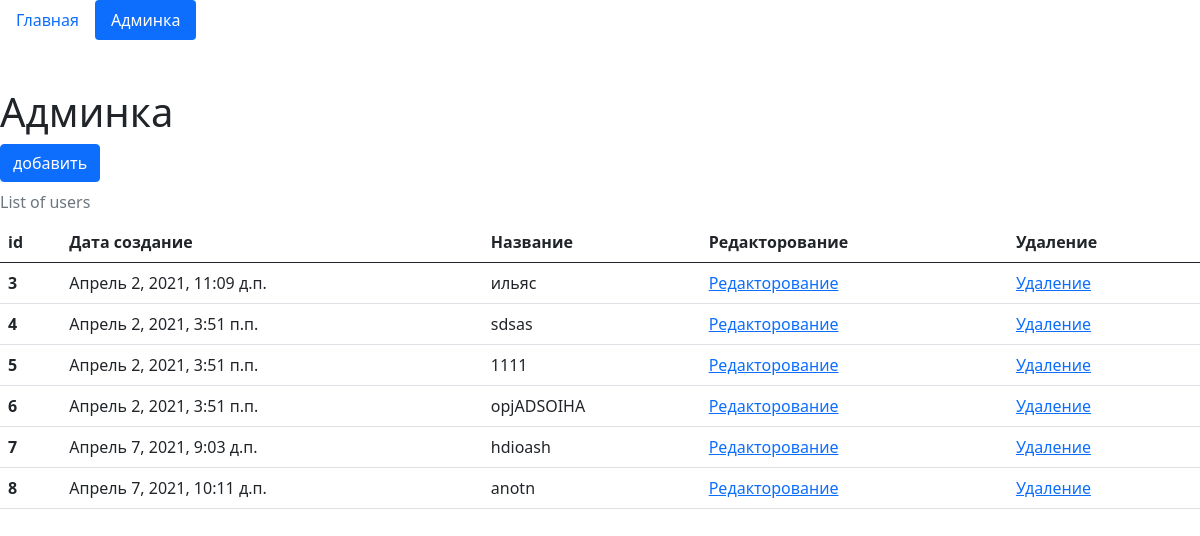
The app's page /edit-page, older data.
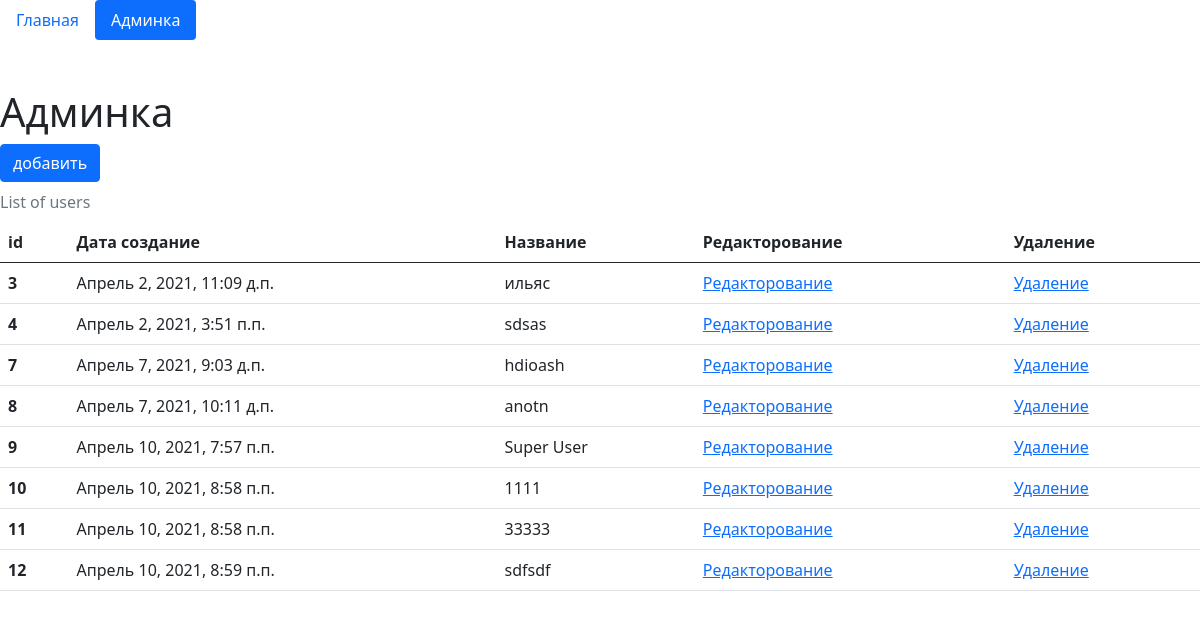
The same page, newer data.
### main/models.py (models this page shows, shortened)
class Material(models.Model):
    name = models.CharField(max_length=250)
    text = models.TextField()
    create_date = models.DateTimeField(auto_now=True)

### main/views.py (the view)
# urls.py: path('edit-page', views.edit_page, name='edit_page'),
def edit_page(request):
    if request.method == 'POST':
        form = ArticleForm(request.POST)
        if form.is_valid():
            form.save()
    template = 'edit_page.html'
    context = {
        'list_material': Material.objects.all(),
        'form': ArticleForm(),
    }
    return render(request, template, context)

### main/templates/edit_page.html (shortened to what this page needs)
{% extends "index.html" %}
    {% block content %}
    <h1 class="mt-5">Админка</h1>
<button type="button" class="btn btn-primary" data-bs-toggle="modal" data-bs-target="#exampleModal">
  добавить
</button>
    {% if update %}
    <p>Страница редактирования</p>
    <p><a href="{% url 'edit_page' %}"> Вернутся назад</a></p>
    <form id="update_data" method="POST">
      {% csrf_token %}
      {{form}}
    <button form="update_data" type="submit" class="btn btn-primary">Обновить</button>
    </form>
    {% else %}
    <table class="table caption-top">
        <caption>List of users</caption>
        <thead>
          <tr>
            <th scope="col">id</th>
            <th scope="col">Дата создание</th>
            <th scope="col">Название</th>
            <th scope="col">Редакторование</th>
            <th scope="col">Удаление</th>
          </tr>
        </thead>
        <tbody>
            {% for el in list_material %}
          <tr>
            <th>{{el.id}}</th>
            <td>{{el.create_date}}</td>
            <td>{{el.name}}</td>
            <td><a href="{% url 'update_page' el.id %}">Редакторование</a></td>
            <td><a href="{% url 'delete_page' el.id %}">Удаление</a></td>
          </tr>
          {% endfor %}
   {% endif %}
{% endblock %}

Row changes from the older to the newer data that the page shows:
removed Material: id "5", create_date "Апрель 2, 2021, 3:51 п.п.", name "1111"
removed Material: id "6", create_date "Апрель 2, 2021, 3:51 п.п.", name "opjADSOIHA"
added Material: id "9", create_date "Апрель 10, 2021, 7:57 п.п.", name "Super User"
added Material: id "10", create_date "Апрель 10, 2021, 8:58 п.п.", name "1111"
added Material: id "11", create_date "Апрель 10, 2021, 8:58 п.п.", name "33333"
added Material: id "12", create_date "Апрель 10, 2021, 8:59 п.п.", name "sdfsdf"
